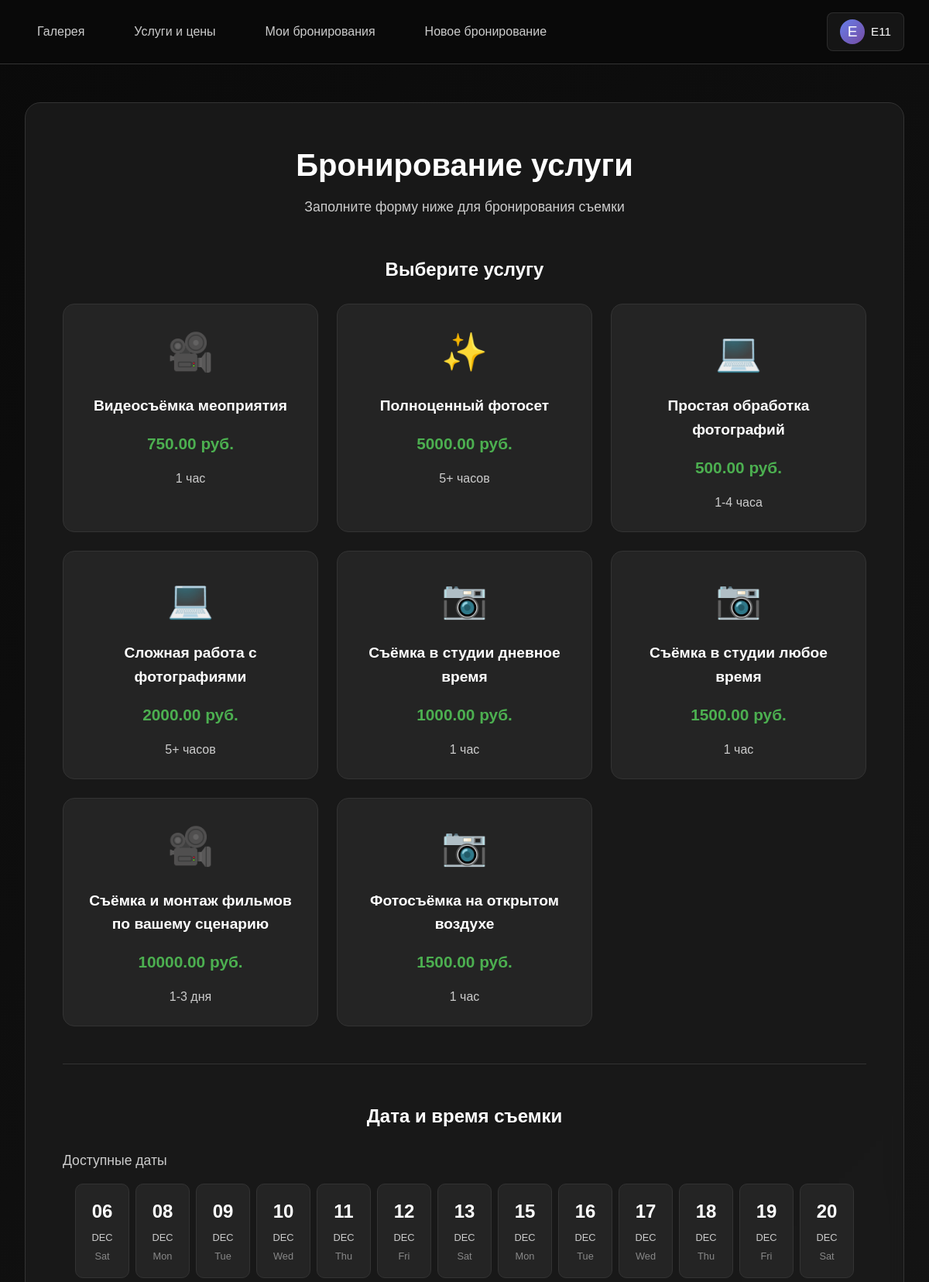
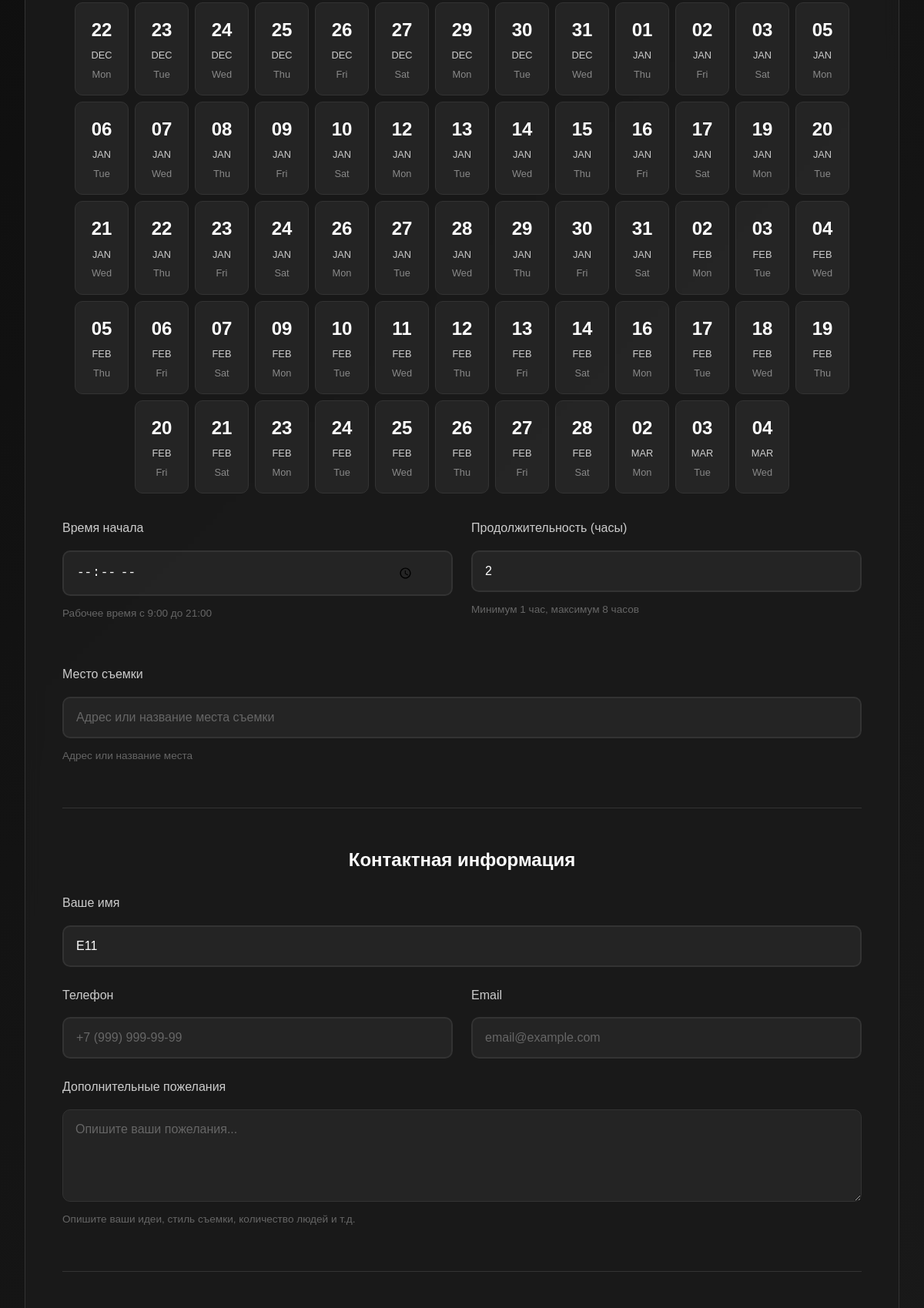
The page /booking/create/ (signed in, upper part) on the database its author committed (2 pictures, top to bottom).
### gallery_app/models.py (models this page shows, shortened)
class Service(models.Model):
    SERVICE_TYPES = [
        ('PHOTO', 'Фотосъемка'),
        ('VIDEO', 'Видеосъемка'),
        ('EDITING', 'Обработка'),
        ('OTHER', 'Другое'),
    ]
    name = models.CharField(max_length=200, verbose_name='Название услуги')
    description = models.TextField(verbose_name='Описание услуги')
    price = models.DecimalField(max_digits=10, decimal_places=2, verbose_name='Цена')
    duration = models.CharField(max_length=100, blank=True, verbose_name='Продолжительность')
    service_type = models.CharField(max_length=20, choices=SERVICE_TYPES, verbose_name='Тип услуги')
    is_active = models.BooleanField(default=True, verbose_name='Активная услуга')
    order = models.IntegerField(default=0, verbose_name='Порядок отображения')
    can_be_booked = models.BooleanField(default=True, verbose_name='Можно забронировать')
    min_booking_hours = models.IntegerField(default=1, verbose_name='Минимальное время бронирования (часы)')
    max_booking_hours = models.IntegerField(default=8, verbose_name='Максимальное время бронирования (часы)')
    preparation_time = models.IntegerField(default=1, verbose_name='Время на подготовку (часы)')
    class Meta:
        verbose_name = 'Услуга'
        verbose_name_plural = 'Услуги'
        ordering = ['order', 'service_type', 'name']

class Booking(models.Model):
    STATUS_CHOICES = [
        ('pending', 'Ожидает подтверждения'),
        ('confirmed', 'Подтверждено'),
        ('rejected', 'Отклонено'),
        ('completed', 'Выполнено'),
        ('cancelled', 'Отменено'),
    ]
    id = models.UUIDField(primary_key=True, default=uuid.uuid4, editable=False)
    user = models.ForeignKey(User, on_delete=models.CASCADE, verbose_name='Пользователь')
    service = models.ForeignKey('Service', on_delete=models.CASCADE, verbose_name='Услуга')
    booking_date = models.DateField(verbose_name='Дата съемки')
    booking_time = models.TimeField(verbose_name='Время съемки')
    duration = models.IntegerField(verbose_name='Продолжительность (часы)', default=2)
    location = models.CharField(max_length=500, verbose_name='Место съемки', blank=True)
    client_name = models.CharField(max_length=200, verbose_name='Имя клиента')
    client_phone = models.CharField(max_length=20, verbose_name='Телефон')
    client_email = models.EmailField(verbose_name='Email')
    client_message = models.TextField(verbose_name='Пожелания и комментарии', blank=True)
    status = models.CharField(max_length=20, choices=STATUS_CHOICES, default='pending', verbose_name='Статус')
    created_at = models.DateTimeField(auto_now_add=True, verbose_name='Дата создания')
    updated_at = models.DateTimeField(auto_now=True, verbose_name='Дата обновления')
    admin_notes = models.TextField(verbose_name='Заметки администратора', blank=True)
    price_agreed = models.DecimalField(max_digits=10, decimal_places=2, verbose_name='Согласованная цена', null=True,
                                       blank=True)
    admin_user = models.ForeignKey(User, on_delete=models.SET_NULL, null=True, blank=True,
                                   related_name='bookings_managed', verbose_name='Подтвердил администратор')
    class Meta:
        verbose_name = 'Бронирование'
        verbose_name_plural = 'Бронирования'
        ordering = ['-booking_date', '-booking_time']
        indexes = [
            models.Index(fields=['status']),
            models.Index(fields=['booking_date']),
            models.Index(fields=['user', 'status']),
        ]

### gallery_app/views.py (the view)
# urls.py: path('booking/create/', views.create_booking, name='create_booking'),
@login_required
def create_booking(request):
    if request.method == 'POST':
        form = BookingForm(request.POST, request=request)
        if form.is_valid():
            booking = form.save(commit=False)
            if request.user.is_authenticated:
                booking.user = request.user
            if not booking.client_email and request.user.is_authenticated:
                booking.client_email = request.user.email
            booking.save()
            messages.success(request,
                             '✅ Бронирование успешно создано! '
                             'Мы свяжемся с вами в течение 24 часов для подтверждения.'
                             )
            return redirect('/booking/my/')  # Изменено на абсолютный путь
        else:
            available_dates = Booking.get_available_dates()
            return render(request, 'create_booking.html', {
                'form': form,
                'available_dates': available_dates
            })
    else:
        form = BookingForm(request=request)
        available_dates = get_available_dates()
        return render(request, 'create_booking.html', {
            'form': form,
            'available_dates': available_dates
        })

### gallery_app/views.py (called while the page is built)
def get_available_dates():
    from datetime import timedelta
    available_dates = []
    today = timezone.now().date()
    end_date = today + timedelta(days=90)
    current_date = today + timedelta(days=2)  # Минимум за 48 часов
    while current_date <= end_date:
        if current_date.weekday() != 6:
            bookings_count = Booking.objects.filter(
                booking_date=current_date,
                status__in=['confirmed', 'pending']
            ).count()
            if bookings_count < 3:  # Максимум 3 съемки в день
                available_dates.append(current_date)
        current_date += timedelta(days=1)
    return available_dates

### templates/create_booking.html (shortened to what this page needs)
{% extends 'base.html' %}
{% load static %}
{% block body_class %}booking-page{% endblock %}
{% block content %}
<div class="booking-container">
    <div class="booking-form-wrapper">
        <div class="booking-form-container">
            <h1 class="booking-title">Бронирование услуги</h1>
            <p class="booking-subtitle">Заполните форму ниже для бронирования съемки</p>
            <form method="post" class="booking-form" id="bookingForm">
                <div class="form-section">
                    <h3 class="section-title">Выберите услугу</h3>
                    <div class="services-grid">
                        {% for service in form.service.field.queryset %}
                        <label class="service-option">
                            <div class="service-content">
                                <div class="service-icon">
                                    {% if service.service_type == 'PHOTO' %}📷
                                    {% elif service.service_type == 'VIDEO' %}🎥
                                    {% elif service.service_type == 'EDITING' %}💻
                                    {% else %}✨{% endif %}
                                </div>
                                <h4>{{ service.name }}</h4>
                                <p class="service-price">{{ service.price }} руб.</p>
                                <p class="service-duration">{{ service.duration }}</p>
                            </div>
                        </label>
                        {% empty %}
                        <p class="no-services">Нет доступных услуг для бронирования.</p>
                        {% endfor %}
                    </div>
                </div>
                <div class="form-section">
                    <h3 class="section-title">Дата и время съемки</h3>
                    <div class="date-selection">
                        <div class="section-subtitle">Доступные даты</div>
                        <div class="available-dates">
                            {% for date in available_dates %}
                            <label class="date-option">
                                <div class="date-content">
                                    <span class="day">{{ date|date:'d' }}</span>
                                    <span class="month">{{ date|date:'M' }}</span>
                                    <span class="weekday">{{ date|date:'D' }}</span>
                                </div>
                            </label>
                            {% endfor %}
                        </div>
                        <div class="time-fields">
                            <div class="form-row">
                                <div class="form-group">
                                    <label for="{{ form.booking_time.id_for_label }}" class="form-label">Время начала</label>
                                    {{ form.booking_time }}
                                    <small class="form-help">Рабочее время с 9:00 до 21:00</small>
                                </div>
                                <div class="form-group">
                                    <label for="{{ form.duration.id_for_label }}" class="form-label">Продолжительность (часы)</label>
                                    {{ form.duration }}
                                    <small class="form-help">Минимум 1 час, максимум 8 часов</small>
                                </div>
                            </div>
                        </div>
                    </div>
                    <div class="form-group">
                        <label for="{{ form.location.id_for_label }}" class="form-label">Место съемки</label>
                        {{ form.location }}
                        <small class="form-help">Адрес или название места</small>
                    </div>
                </div>
                <div class="form-section">
                    <h3 class="section-title">Контактная информация</h3>
                    <div class="form-group">
                        <label for="{{ form.client_name.id_for_label }}" class="form-label">Ваше имя</label>
                        {{ form.client_name }}
                    </div>
                    <div class="form-row">
                        <div class="form-group">
                            <label for="{{ form.client_phone.id_for_label }}" class="form-label">Телефон</label>
                            {{ form.client_phone }}
                        </div>
                        <div class="form-group">
                            <label for="{{ form.client_email.id_for_label }}" class="form-label">Email</label>
                            {{ form.client_email }}
                        </div>
                    </div>
                    <div class="form-group">
                        <label for="{{ form.client_message.id_for_label }}" class="form-label">Дополнительные пожелания</label>
                        {{ form.client_message }}
                        <small class="form-help">Опишите ваши идеи, стиль съемки, количество людей и т.д.</small>
                    </div>
                </div>
            </form>
        </div>
    </div>
</div>
{% endblock %}

### templates/header.html (shortened to what this page needs)
{% load static %}
<header class="header">
    <nav class="nav">
        <ul class="nav-menu">
            <li class="nav-item">
                <a href="/home/" class="nav-link">Галерея</a>
            </li>
            <li class="nav-item">
                <a href="/prices/" class="nav-link">Услуги и цены</a>
            </li>
            {% if user.is_authenticated %}
            <li class="nav-item">
                <a href="/booking/my/" class="nav-link">Мои бронирования</a>
            </li>
            <li class="nav-item">
                <a href="/booking/create/" class="nav-link">Новое бронирование</a>
            </li>
            {% endif %}
        </ul>
        <div class="nav-auth">
            {% if user.is_authenticated %}
            <div class="user-menu">
                <div class="user-info">
                    <span class="user-avatar">{{ user.username|first|upper }}</span>
                    <span class="user-name">{{ user.username|truncatechars:15 }}</span>
                </div>
            </div>
            {% else %}
            <div class="auth-links">
                <a href="/login/" class="auth-link login-link">Войти</a>
                <a href="/register/" class="auth-link register-link">Регистрация</a>
            </div>
            {% endif %}
        </div>
    </nav>
</header>

### rows shown on the page
Service: name "Видеосъёмка меоприятия", price "750.00", duration "1 час"
Service: name "Полноценный фотосет", price "5000.00", duration "5+ часов"
Service: name "Простая обработка фотографий", price "500.00", duration "1-4 часа"
Service: name "Сложная работа с фотографиями", price "2000.00", duration "5+ часов"
Service: name "Съёмка в студии дневное время", price "1000.00", duration "1 час"
Service: name "Съёмка в студии любое время", price "1500.00", duration "1 час"
Service: name "Съёмка и монтаж фильмов по вашему сценарию", price "10000.00", duration "1-3 дня"
Service: name "Фотосъёмка на открытом воздухе", price "1500.00", duration "1 час"

### other values the page prints
{{ user.username|first|upper }} "E"
{{ user.username|truncatechars:15 }} "E11"
{{ date|date:'d' }} "06" "08" "09" "10" "11" "12" "13" "15" "16" "17" "18" "19" "20" "22" "23" "24" "25" "26" "27" "29" "30" "31" "01" "02" "03" "05" "06" "07" "08" "09" "10" "12" "13" "14" "15" "16" "17" "19" "20" "21" "22" "23" "24" "26" "27" "28" "29" "30" "31" "02" "03" "04" "05" "06" "07" "09" "10" "11" "12" "13" "14" "16" "17" "18" "19" "20" "21" "23" "24" "25" "26" "27" "28" "02" "03" "04"
{{ date|date:'M' }} "DEC" "DEC" "DEC" "DEC" "DEC" "DEC" "DEC" "DEC" "DEC" "DEC" "DEC" "DEC" "DEC" "DEC" "DEC" "DEC" "DEC" "DEC" "DEC" "DEC" "DEC" "DEC" "JAN" "JAN" "JAN" "JAN" "JAN" "JAN" "JAN" "JAN" "JAN" "JAN" "JAN" "JAN" "JAN" "JAN" "JAN" "JAN" "JAN" "JAN" "JAN" "JAN" "JAN" "JAN" "JAN" "JAN" "JAN" "JAN" "JAN" "FEB" "FEB" "FEB" "FEB" "FEB" "FEB" "FEB" "FEB" "FEB" "FEB" "FEB" "FEB" "FEB" "FEB" "FEB" "FEB" "FEB" "FEB" "FEB" "FEB" "FEB" "FEB" "FEB" "FEB" "MAR" "MAR" "MAR"
{{ date|date:'D' }} "Sat" "Mon" "Tue" "Wed" "Thu" "Fri" "Sat" "Mon" "Tue" "Wed" "Thu" "Fri" "Sat" "Mon" "Tue" "Wed" "Thu" "Fri" "Sat" "Mon" "Tue" "Wed" "Thu" "Fri" "Sat" "Mon" "Tue" "Wed" "Thu" "Fri" "Sat" "Mon" "Tue" "Wed" "Thu" "Fri" "Sat" "Mon" "Tue" "Wed" "Thu" "Fri" "Sat" "Mon" "Tue" "Wed" "Thu" "Fri" "Sat" "Mon" "Tue" "Wed" "Thu" "Fri" "Sat" "Mon" "Tue" "Wed" "Thu" "Fri" "Sat" "Mon" "Tue" "Wed" "Thu" "Fri" "Sat" "Mon" "Tue" "Wed" "Thu" "Fri" "Sat" "Mon" "Tue" "Wed"
